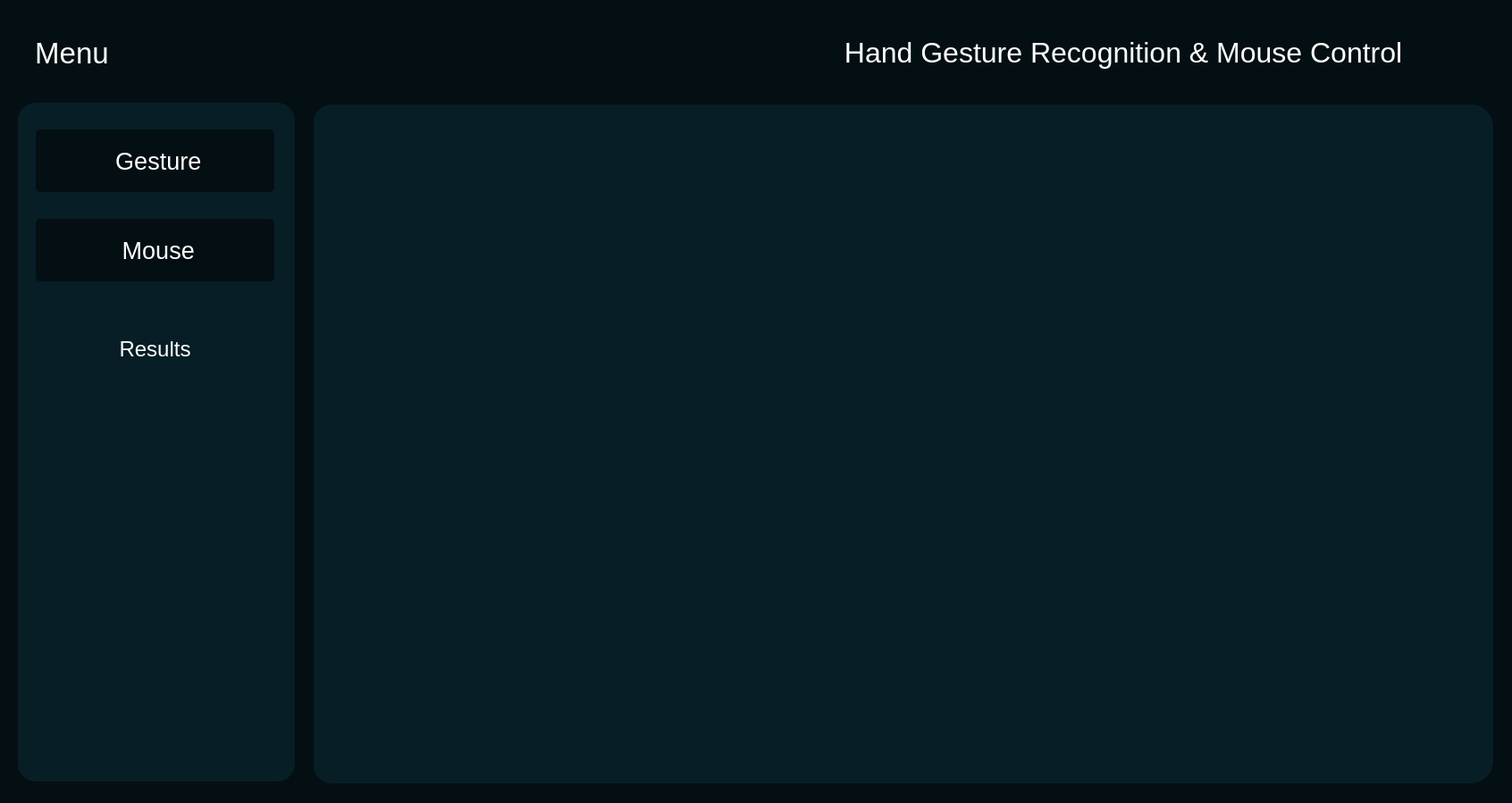
<?xml version="1.0" encoding="UTF-8"?>
<ui version="4.0">
 <class>MainWindow</class>
 <widget class="QMainWindow" name="MainWindow">
  <property name="geometry">
   <rect>
    <x>0</x>
    <y>0</y>
    <width>1692</width>
    <height>899</height>
   </rect>
  </property>
  <property name="windowTitle">
   <string>MainWindow</string>
  </property>
  <property name="styleSheet">
   <string notr="true">background-color:white</string>
  </property>
  <widget class="QWidget" name="centralwidget">
   <property name="styleSheet">
    <string notr="true">*{
    border: none;
    background-color: transparent;
    color: #fff;
}
#centralwidget{
    background-color: #040f13;
}
#side_menu {
    background-color: #071e26;
    border-radius: 20px;
}
#frame_5 {
    background_color: #fff;
    border-radius: 10px;
}


QPushButton{
    padding: 10px;
    background-color: #040f13;
    border-radius: 5px;
}
#main_body{ 
    background-color: #071e26;
    border-radius: 20px;
}</string>
   </property>
   <layout class="QVBoxLayout" name="verticalLayout">
    <item>
     <widget class="QFrame" name="header">
      <property name="minimumSize">
       <size>
        <width>0</width>
        <height>100</height>
       </size>
      </property>
      <property name="maximumSize">
       <size>
        <width>16777215</width>
        <height>100</height>
       </size>
      </property>
      <property name="frameShape">
       <enum>QFrame::StyledPanel</enum>
      </property>
      <property name="frameShadow">
       <enum>QFrame::Raised</enum>
      </property>
      <layout class="QHBoxLayout" name="horizontalLayout_2">
       <property name="leftMargin">
        <number>0</number>
       </property>
       <property name="topMargin">
        <number>0</number>
       </property>
       <property name="rightMargin">
        <number>0</number>
       </property>
       <property name="bottomMargin">
        <number>0</number>
       </property>
       <item alignment="Qt::AlignLeft">
        <widget class="QFrame" name="frame">
         <property name="frameShape">
          <enum>QFrame::StyledPanel</enum>
         </property>
         <property name="frameShadow">
          <enum>QFrame::Raised</enum>
         </property>
         <layout class="QHBoxLayout" name="horizontalLayout_3">
          <property name="spacing">
           <number>0</number>
          </property>
          <property name="leftMargin">
           <number>20</number>
          </property>
          <property name="topMargin">
           <number>0</number>
          </property>
          <property name="rightMargin">
           <number>0</number>
          </property>
          <property name="bottomMargin">
           <number>0</number>
          </property>
          <item>
           <widget class="QPushButton" name="pushButton_3">
            <property name="minimumSize">
             <size>
              <width>0</width>
              <height>50</height>
             </size>
            </property>
            <property name="maximumSize">
             <size>
              <width>16777215</width>
              <height>60</height>
             </size>
            </property>
            <property name="palette">
             <palette>
              <active>
               <colorrole role="WindowText">
                <brush brushstyle="SolidPattern">
                 <color alpha="255">
                  <red>255</red>
                  <green>255</green>
                  <blue>255</blue>
                 </color>
                </brush>
               </colorrole>
               <colorrole role="Button">
                <brush brushstyle="SolidPattern">
                 <color alpha="255">
                  <red>4</red>
                  <green>15</green>
                  <blue>19</blue>
                 </color>
                </brush>
               </colorrole>
               <colorrole role="Text">
                <brush brushstyle="SolidPattern">
                 <color alpha="255">
                  <red>255</red>
                  <green>255</green>
                  <blue>255</blue>
                 </color>
                </brush>
               </colorrole>
               <colorrole role="ButtonText">
                <brush brushstyle="SolidPattern">
                 <color alpha="255">
                  <red>255</red>
                  <green>255</green>
                  <blue>255</blue>
                 </color>
                </brush>
               </colorrole>
               <colorrole role="Base">
                <brush brushstyle="SolidPattern">
                 <color alpha="255">
                  <red>4</red>
                  <green>15</green>
                  <blue>19</blue>
                 </color>
                </brush>
               </colorrole>
               <colorrole role="Window">
                <brush brushstyle="SolidPattern">
                 <color alpha="255">
                  <red>4</red>
                  <green>15</green>
                  <blue>19</blue>
                 </color>
                </brush>
               </colorrole>
               <colorrole role="PlaceholderText">
                <brush brushstyle="NoBrush">
                 <color alpha="128">
                  <red>255</red>
                  <green>255</green>
                  <blue>255</blue>
                 </color>
                </brush>
               </colorrole>
              </active>
              <inactive>
               <colorrole role="WindowText">
                <brush brushstyle="SolidPattern">
                 <color alpha="255">
                  <red>255</red>
                  <green>255</green>
                  <blue>255</blue>
                 </color>
                </brush>
               </colorrole>
               <colorrole role="Button">
                <brush brushstyle="SolidPattern">
                 <color alpha="255">
                  <red>4</red>
                  <green>15</green>
                  <blue>19</blue>
                 </color>
                </brush>
               </colorrole>
               <colorrole role="Text">
                <brush brushstyle="SolidPattern">
                 <color alpha="255">
                  <red>255</red>
                  <green>255</green>
                  <blue>255</blue>
                 </color>
                </brush>
               </colorrole>
               <colorrole role="ButtonText">
                <brush brushstyle="SolidPattern">
                 <color alpha="255">
                  <red>255</red>
                  <green>255</green>
                  <blue>255</blue>
                 </color>
                </brush>
               </colorrole>
               <colorrole role="Base">
                <brush brushstyle="SolidPattern">
                 <color alpha="255">
                  <red>4</red>
                  <green>15</green>
                  <blue>19</blue>
                 </color>
                </brush>
               </colorrole>
               <colorrole role="Window">
                <brush brushstyle="SolidPattern">
                 <color alpha="255">
                  <red>4</red>
                  <green>15</green>
                  <blue>19</blue>
                 </color>
                </brush>
               </colorrole>
               <colorrole role="PlaceholderText">
                <brush brushstyle="NoBrush">
                 <color alpha="128">
                  <red>255</red>
                  <green>255</green>
                  <blue>255</blue>
                 </color>
                </brush>
               </colorrole>
              </inactive>
              <disabled>
               <colorrole role="WindowText">
                <brush brushstyle="SolidPattern">
                 <color alpha="255">
                  <red>255</red>
                  <green>255</green>
                  <blue>255</blue>
                 </color>
                </brush>
               </colorrole>
               <colorrole role="Button">
                <brush brushstyle="SolidPattern">
                 <color alpha="255">
                  <red>4</red>
                  <green>15</green>
                  <blue>19</blue>
                 </color>
                </brush>
               </colorrole>
               <colorrole role="Text">
                <brush brushstyle="SolidPattern">
                 <color alpha="255">
                  <red>255</red>
                  <green>255</green>
                  <blue>255</blue>
                 </color>
                </brush>
               </colorrole>
               <colorrole role="ButtonText">
                <brush brushstyle="SolidPattern">
                 <color alpha="255">
                  <red>255</red>
                  <green>255</green>
                  <blue>255</blue>
                 </color>
                </brush>
               </colorrole>
               <colorrole role="Base">
                <brush brushstyle="SolidPattern">
                 <color alpha="255">
                  <red>4</red>
                  <green>15</green>
                  <blue>19</blue>
                 </color>
                </brush>
               </colorrole>
               <colorrole role="Window">
                <brush brushstyle="SolidPattern">
                 <color alpha="255">
                  <red>4</red>
                  <green>15</green>
                  <blue>19</blue>
                 </color>
                </brush>
               </colorrole>
               <colorrole role="PlaceholderText">
                <brush brushstyle="NoBrush">
                 <color alpha="128">
                  <red>255</red>
                  <green>255</green>
                  <blue>255</blue>
                 </color>
                </brush>
               </colorrole>
              </disabled>
             </palette>
            </property>
            <property name="font">
             <font>
              <family>Segoe UI Symbol</family>
              <pointsize>25</pointsize>
             </font>
            </property>
            <property name="layoutDirection">
             <enum>Qt::LeftToRight</enum>
            </property>
            <property name="text">
             <string>Menu</string>
            </property>
            <property name="icon">
             <iconset>
              <normaloff>C:/Users/HP/.designer/backup/menu_inverted.png</normaloff>C:/Users/HP/.designer/backup/menu_inverted.png</iconset>
            </property>
            <property name="iconSize">
             <size>
              <width>40</width>
              <height>40</height>
             </size>
            </property>
           </widget>
          </item>
         </layout>
        </widget>
       </item>
       <item>
        <widget class="QFrame" name="frame_3">
         <property name="frameShape">
          <enum>QFrame::StyledPanel</enum>
         </property>
         <property name="frameShadow">
          <enum>QFrame::Raised</enum>
         </property>
         <layout class="QVBoxLayout" name="verticalLayout_5">
          <item>
           <widget class="QLabel" name="label_2">
            <property name="font">
             <font>
              <family>Segoe UI Symbol</family>
              <pointsize>24</pointsize>
             </font>
            </property>
            <property name="text">
             <string>Hand Gesture Recognition &amp; Mouse Control  </string>
            </property>
            <property name="alignment">
             <set>Qt::AlignCenter</set>
            </property>
           </widget>
          </item>
         </layout>
        </widget>
       </item>
      </layout>
     </widget>
    </item>
    <item>
     <widget class="QFrame" name="frame_2">
      <property name="sizePolicy">
       <sizepolicy hsizetype="Preferred" vsizetype="Expanding">
        <horstretch>0</horstretch>
        <verstretch>0</verstretch>
       </sizepolicy>
      </property>
      <property name="frameShape">
       <enum>QFrame::StyledPanel</enum>
      </property>
      <property name="frameShadow">
       <enum>QFrame::Raised</enum>
      </property>
      <layout class="QHBoxLayout" name="horizontalLayout">
       <property name="spacing">
        <number>20</number>
       </property>
       <property name="leftMargin">
        <number>10</number>
       </property>
       <property name="topMargin">
        <number>0</number>
       </property>
       <property name="rightMargin">
        <number>10</number>
       </property>
       <property name="bottomMargin">
        <number>10</number>
       </property>
       <item alignment="Qt::AlignTop">
        <widget class="QFrame" name="side_menu">
         <property name="minimumSize">
          <size>
           <width>310</width>
           <height>760</height>
          </size>
         </property>
         <property name="maximumSize">
          <size>
           <width>310</width>
           <height>760</height>
          </size>
         </property>
         <property name="frameShape">
          <enum>QFrame::StyledPanel</enum>
         </property>
         <property name="frameShadow">
          <enum>QFrame::Raised</enum>
         </property>
         <layout class="QVBoxLayout" name="verticalLayout_2" stretch="0">
          <property name="spacing">
           <number>10</number>
          </property>
          <property name="leftMargin">
           <number>10</number>
          </property>
          <property name="topMargin">
           <number>20</number>
          </property>
          <property name="rightMargin">
           <number>10</number>
          </property>
          <property name="bottomMargin">
           <number>10</number>
          </property>
          <item>
           <widget class="QFrame" name="frame_4">
            <property name="sizePolicy">
             <sizepolicy hsizetype="Preferred" vsizetype="Preferred">
              <horstretch>0</horstretch>
              <verstretch>0</verstretch>
             </sizepolicy>
            </property>
            <property name="minimumSize">
             <size>
              <width>310</width>
              <height>1440</height>
             </size>
            </property>
            <property name="maximumSize">
             <size>
              <width>310</width>
              <height>1440</height>
             </size>
            </property>
            <property name="frameShape">
             <enum>QFrame::StyledPanel</enum>
            </property>
            <property name="frameShadow">
             <enum>QFrame::Raised</enum>
            </property>
            <layout class="QVBoxLayout" name="verticalLayout_3">
             <property name="spacing">
              <number>30</number>
             </property>
             <property name="leftMargin">
              <number>10</number>
             </property>
             <property name="topMargin">
              <number>10</number>
             </property>
             <property name="rightMargin">
              <number>33</number>
             </property>
             <property name="bottomMargin">
              <number>10</number>
             </property>
             <item>
              <widget class="QPushButton" name="Gesture_btn">
               <property name="minimumSize">
                <size>
                 <width>0</width>
                 <height>70</height>
                </size>
               </property>
               <property name="maximumSize">
                <size>
                 <width>166666</width>
                 <height>16777215</height>
                </size>
               </property>
               <property name="font">
                <font>
                 <family>Segoe UI Symbol</family>
                 <pointsize>20</pointsize>
                </font>
               </property>
               <property name="layoutDirection">
                <enum>Qt::LeftToRight</enum>
               </property>
               <property name="styleSheet">
                <string notr="true">QPushButton:pressed{
    background-color:rgb(84, 84, 84)
}
QPushButton::hover{
    background-color:rgb(121, 121, 121)
}</string>
               </property>
               <property name="text">
                <string> Gesture</string>
               </property>
               <property name="icon">
                <iconset>
                 <normaloff>C:/Users/HP/.designer/backup/hand_inverted.png</normaloff>C:/Users/HP/.designer/backup/hand_inverted.png</iconset>
               </property>
               <property name="iconSize">
                <size>
                 <width>35</width>
                 <height>35</height>
                </size>
               </property>
              </widget>
             </item>
             <item>
              <widget class="QPushButton" name="Mouse_btn">
               <property name="minimumSize">
                <size>
                 <width>0</width>
                 <height>70</height>
                </size>
               </property>
               <property name="font">
                <font>
                 <family>Segoe UI Symbol</family>
                 <pointsize>20</pointsize>
                </font>
               </property>
               <property name="styleSheet">
                <string notr="true">QPushButton:pressed{
    background-color:rgb(84, 84, 84)
}
QPushButton::hover{
    background-color:rgb(121, 121, 121)
}</string>
               </property>
               <property name="text">
                <string> Mouse</string>
               </property>
               <property name="icon">
                <iconset>
                 <normaloff>C:/Users/HP/.designer/backup/mouse_inverted.png</normaloff>C:/Users/HP/.designer/backup/mouse_inverted.png</iconset>
               </property>
               <property name="iconSize">
                <size>
                 <width>35</width>
                 <height>35</height>
                </size>
               </property>
              </widget>
             </item>
             <item>
              <widget class="QLabel" name="label">
               <property name="minimumSize">
                <size>
                 <width>0</width>
                 <height>60</height>
                </size>
               </property>
               <property name="maximumSize">
                <size>
                 <width>16777215</width>
                 <height>60</height>
                </size>
               </property>
               <property name="font">
                <font>
                 <family>Segoe UI Symbol</family>
                 <pointsize>18</pointsize>
                </font>
               </property>
               <property name="layoutDirection">
                <enum>Qt::RightToLeft</enum>
               </property>
               <property name="text">
                <string>Results</string>
               </property>
               <property name="alignment">
                <set>Qt::AlignBottom|Qt::AlignHCenter</set>
               </property>
              </widget>
             </item>
             <item alignment="Qt::AlignTop">
              <widget class="QLabel" name="results">
               <property name="minimumSize">
                <size>
                 <width>267</width>
                 <height>840</height>
                </size>
               </property>
               <property name="maximumSize">
                <size>
                 <width>267</width>
                 <height>16777215</height>
                </size>
               </property>
               <property name="text">
                <string/>
               </property>
               <property name="alignment">
                <set>Qt::AlignHCenter|Qt::AlignTop</set>
               </property>
              </widget>
             </item>
            </layout>
            <zorder>Mouse_btn</zorder>
            <zorder>Gesture_btn</zorder>
            <zorder>results</zorder>
            <zorder>label</zorder>
           </widget>
          </item>
         </layout>
        </widget>
       </item>
       <item>
        <widget class="QFrame" name="main_body">
         <property name="enabled">
          <bool>true</bool>
         </property>
         <property name="minimumSize">
          <size>
           <width>1320</width>
           <height>760</height>
          </size>
         </property>
         <property name="maximumSize">
          <size>
           <width>1320</width>
           <height>760</height>
          </size>
         </property>
         <property name="styleSheet">
          <string notr="true">QFrame {
    border-top-left-radius: 20px;
    border-top-right-radius: 25px;
    border-bottom-left-radius: 20px;
    border-bottom-right-radius: 25px;
}</string>
         </property>
         <property name="frameShape">
          <enum>QFrame::StyledPanel</enum>
         </property>
         <property name="frameShadow">
          <enum>QFrame::Raised</enum>
         </property>
         <layout class="QVBoxLayout" name="verticalLayout_4">
          <property name="spacing">
           <number>5</number>
          </property>
          <property name="leftMargin">
           <number>20</number>
          </property>
          <property name="rightMargin">
           <number>8</number>
          </property>
          <item>
           <widget class="QLabel" name="camera">
            <property name="enabled">
             <bool>true</bool>
            </property>
            <property name="sizePolicy">
             <sizepolicy hsizetype="Maximum" vsizetype="Preferred">
              <horstretch>0</horstretch>
              <verstretch>0</verstretch>
             </sizepolicy>
            </property>
            <property name="minimumSize">
             <size>
              <width>1280</width>
              <height>720</height>
             </size>
            </property>
            <property name="maximumSize">
             <size>
              <width>1280</width>
              <height>720</height>
             </size>
            </property>
            <property name="styleSheet">
             <string notr="true">QLabel {
border-radius:10px;
}</string>
            </property>
            <property name="text">
             <string/>
            </property>
            <property name="alignment">
             <set>Qt::AlignCenter</set>
            </property>
           </widget>
          </item>
         </layout>
        </widget>
       </item>
      </layout>
     </widget>
    </item>
   </layout>
  </widget>
 </widget>
 <resources/>
 <connections/>
</ui>
